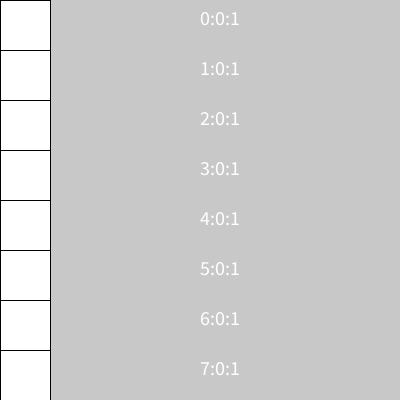
Frame 1 (no input)
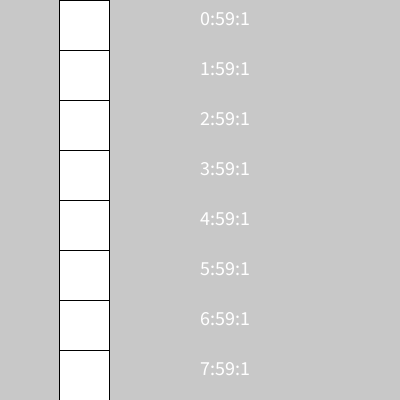
Frame 60 (the mouse pressed at the canvas centre just before this capture)
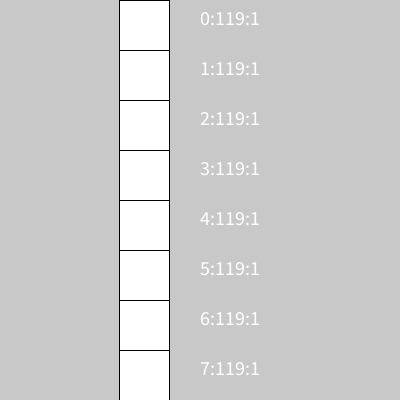
Frame 120 (the mouse held since frame 60 and released just before this capture)

The Processing sketch that drew these frames (run headless with seeded random() and noise(); from frame 60 on, the mouse is pressed at the canvas centre):

// Processing sketch: rect_for_04_arreglos
// ── rect_for_04_arreglos.pde
int cantidad = 10;
int [] posXs = new int [cantidad];
int [] dirs = new int [cantidad];
int tam = 50;

void setup(){
  size(400, 400);
  textSize(20);
  for(int i=0; i < cantidad; i++){
    dirs[i] = 1;
  }
}

void draw(){
  background(200);
  for(int i=0; i < cantidad; i++){
    text(i + ":" + posXs[i] + ":" + dirs[i], width/2, i * tam + tam/2);
    
    rect(posXs[i], i * tam, tam, tam);
    
    if(posXs[i] > width-tam || posXs[i] < 0){
      dirs[i] = dirs[i] * -1;
    }
    
    posXs[i] += dirs[i];
  }
}
